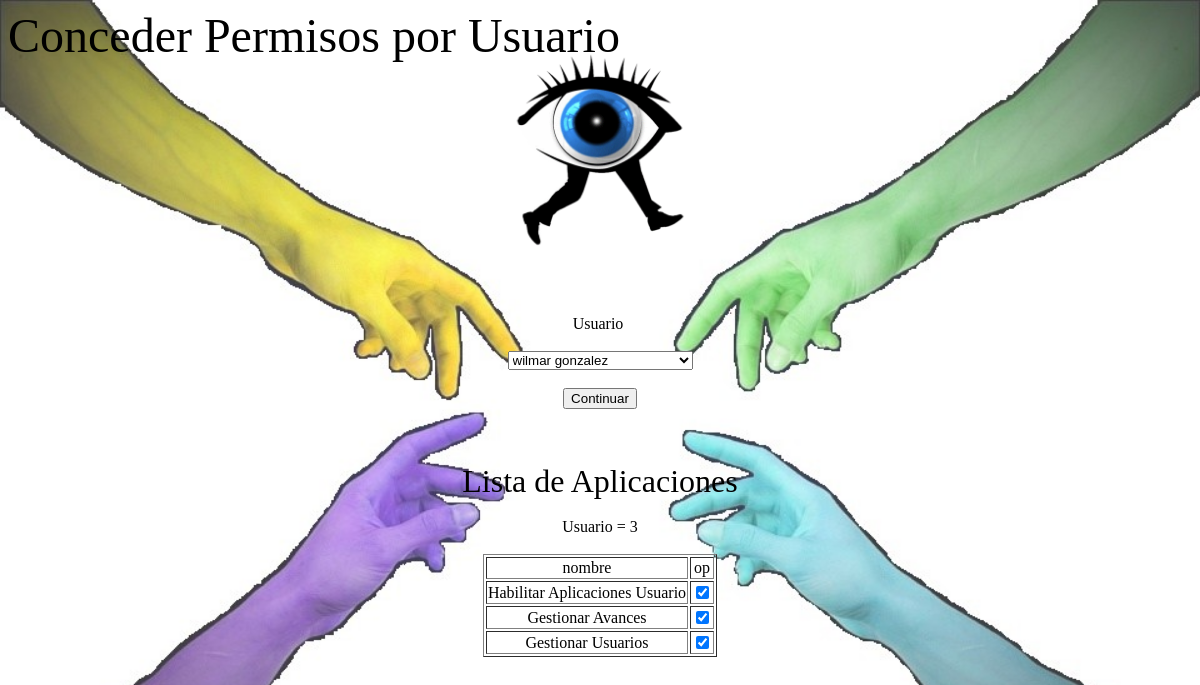
/roles.php?usu=3 (signed in), run on the app's committed database.
### tables this page shows
CREATE TABLE aplicaciones (
  id int(11) PRIMARY KEY AUTO_INCREMENT,
  nombre varchar(300) NOT NULL,
  url varchar(300) NOT NULL
);

### roles.php (the view, shortened to what this page needs)
<?php
	include('bd/conexion_log.php');
	$us=$_REQUEST['usu'];
?>
<html>
	<head>
	</head>
	<body>
	<marquee><font size=7 color="black">Conceder Permisos por Usuario</font></marquee>
	<BR><BR>
		<div class="container">
			<div class="div-img">
				<img class="img" src="img/logo.gif" title="logo" alt="logo">
			</div>
		</div>
		<BR><BR><BR><BR>
		<BR><BR><BR><BR>
		<BR><BR><BR><BR>
		<center>
		<form name=f>
			<font color="black">Usuario</font>&nbsp;<br><br>
			<select name=us id=us>
				<?php
					$sql = "SELECT * FROM usuarios";
					$result = $conn->query($sql);
					$total=$result->num_rows;
					if($total>0)
						{
						for($i=1;$i<=$total;$i++)
							{
								$row = $result->fetch_assoc();
								$id_c=$row["id"];
								$nombre_c=$row["nombre"];
								$apelldos_c=$row["apellidos"];
								$nom=$nombre_c.' '.$apelldos_c;
							if($us==$id_c)
								{
									echo "
									<option value='$id_c' selected>$nom</option>
									";
								}
							else
								{
									echo "
									<option value='$id_c' >$nom</option>
									";
								}
						}
					}
				?>
			</select>
			<br><br>
		<input type=button name=b value='Continuar' onclick='revisar();'><br><br>
		<?php
			if($us!='')
			{
				echo "
				<br><br>
				<font size=6 color=black>Lista de Aplicaciones
				</font><br><br>";
				echo "
				<font color=black>Usuario = ".$us."</font><br><br>";
				echo "
				<table border=1>
					<tr>
						<td align=center bgcolor=white>nombre</td>
						<td align=center bgcolor=white>op</td>";
					$sql = "SELECT * FROM aplicaciones";
					$result = $conn->query($sql);
					$total=$result->num_rows;
					if($total>0)
					{
						for($j=1;$j<=$total;$j++)
						{
							$row = $result->fetch_assoc();
							$id_c1=$row["id"];
							$nombre_c1=$row["nombre"];
					echo "
					</tr>
					<tr>
						<td align=center bgcolor=white>$nombre_c1</td>";
							$sql1 = "SELECT * FROM usu_apli where id_usuario='$us' and id_apli='$id_c1'";
							$result1 = $conn->query($sql1);
							$total1=$result1->num_rows;
							if($total1>0)
							{
								echo "<td><input type='checkbox' name='$id_c1' onclick='accion(\"E\",\"$us\",\"$id_c1\");' checked></td>";
							}
							else
							{
								echo "<td><input type='checkbox' name='$id_c1'  onclick='accion(\"I\",\"$us\",\"$id_c1\");'></td>";
							}
					echo "
					</tr>";
						}
					}
					echo "
				</table>";
			}
		?>
		</form>
	</body>
</html>

### css/estilos.css (style rules this page uses)
.container { width: 200px; height: 200px; position: absolute; left: 0; right: 0; margin: 0 auto; top: 20px; }
.div-img { display: block; margin-left: auto; margin-right: auto; }
.div-img .img { display: block; margin-left: auto; margin-right: auto; width: 100%; transform: scale(1); -ms-transform: scale(1); -moz-transform: scale(1); -webkit-transform: scale(1); -o-transform: scale(1); -webkit-transition: all 500ms ease-in-out; -moz-transition: all 500ms ease-in-out; -ms-transition: all 500ms ease-in-out; -o-transition: all 500ms ease-in-out; }

### roles.php (style rules this page uses)
html { background: url(img/fondo.jpg); background-size: 100%; }

### data on the page
aplicaciones: nombre "Habilitar Aplicaciones Usuario"
aplicaciones: nombre "Gestionar Avances"
aplicaciones: nombre "Gestionar Usuarios"

### other printed values
$us "3"
form field us "wilmar gonzalez"
